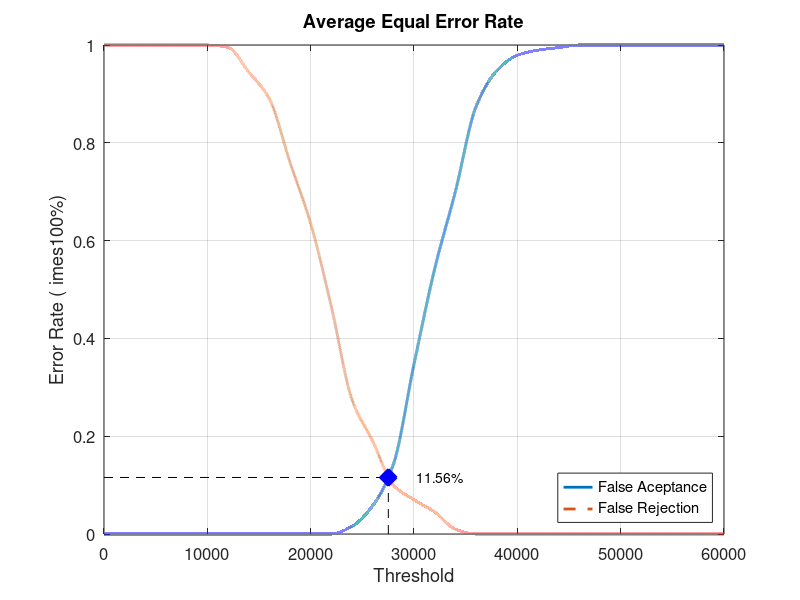
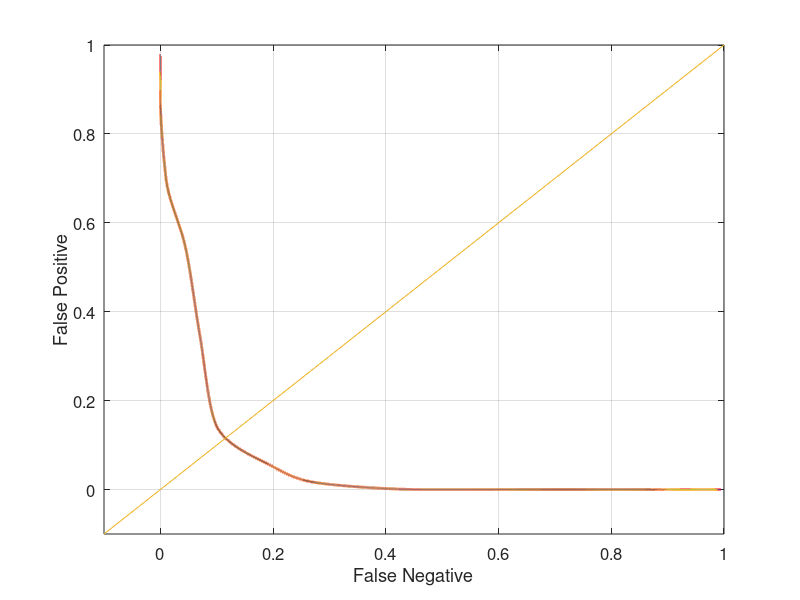

Reproduce these figures in MATLAB, in order.
close all;
clear;
clc;
x = 0:2000:60000;
xq = 0:0.5:60000;

y0 = [0 0 0 0 0 0 0 0 0 0 0 0 0.0157895 0.0578947 0.142105 0.347368 0.542105 0.7 0.873684 0.947368 0.978947 0.989474 0.994737 1 1 1 1 1 1 1 1]
yy0 = interp1(x, y0, xq, 'pchip');
y1 = [1 1 1 1 1 1 0.995 0.945 0.89 0.76 0.635 0.465 0.275 0.19 0.1 0.07 0.045 0.01 0 0 0 0 0 0 0 0 0 0 0 0 0]
yy1 = interp1(x, y1, xq, 'pchip');

% Calculating EER: 
y2 = abs(y0 - y1);
find(y2 == min(y2))
yy2 = abs(yy0 - yy1);
xEER = find(yy2 == min(yy2));
xEERIndex = xq(xEER) % X-axis EER
yEER = yy0(xEER) % Y-axis EER

main = figure
plot(xq, yy0,'-','LineWidth', 2);	hold on
plot(xq, yy1,'--','LineWidth', 2);	hold on
plot([xEERIndex xEERIndex], [0 yEER], 'k--');	hold on
plot([0 xEERIndex], [yEER yEER], 'k--');	hold on
plot(xEERIndex, yEER, 'bx', 'LineWidth', 10);	hold on
text(xEERIndex + 10 * xEERIndex / 100, yEER, [num2str(round((10000 * yEER)) / 100) '%'])
legend('False Aceptance', 'False Rejection', 'Location', 'SouthEast')
xlabel('Threshold')
ylabel('Error Rate (	imes100%)')
title('Average Equal Error Rate')
set(gca, 'FontSize', 12)
axis([0 60000 0 1])
grid on

print(main, 'Database3_4Main', '-dpng');
FNRxFPR = figure('Color', [1 1 1]);
plot(yy1, yy0, '-', yy1, yy0, 'LineWidth', 2);
hold on
y = -0.1:0.1:1
plot(y, y); 
set(gca, 'FontSize', 12)
xlabel('False Negative')
ylabel('False Positive')
axis([-0.1 1 -0.1 1])
set(gca, 'FontSize', 12)
grid on

print(FNRxFPR, 'Database3_4FNRxFPR','-dpng');
